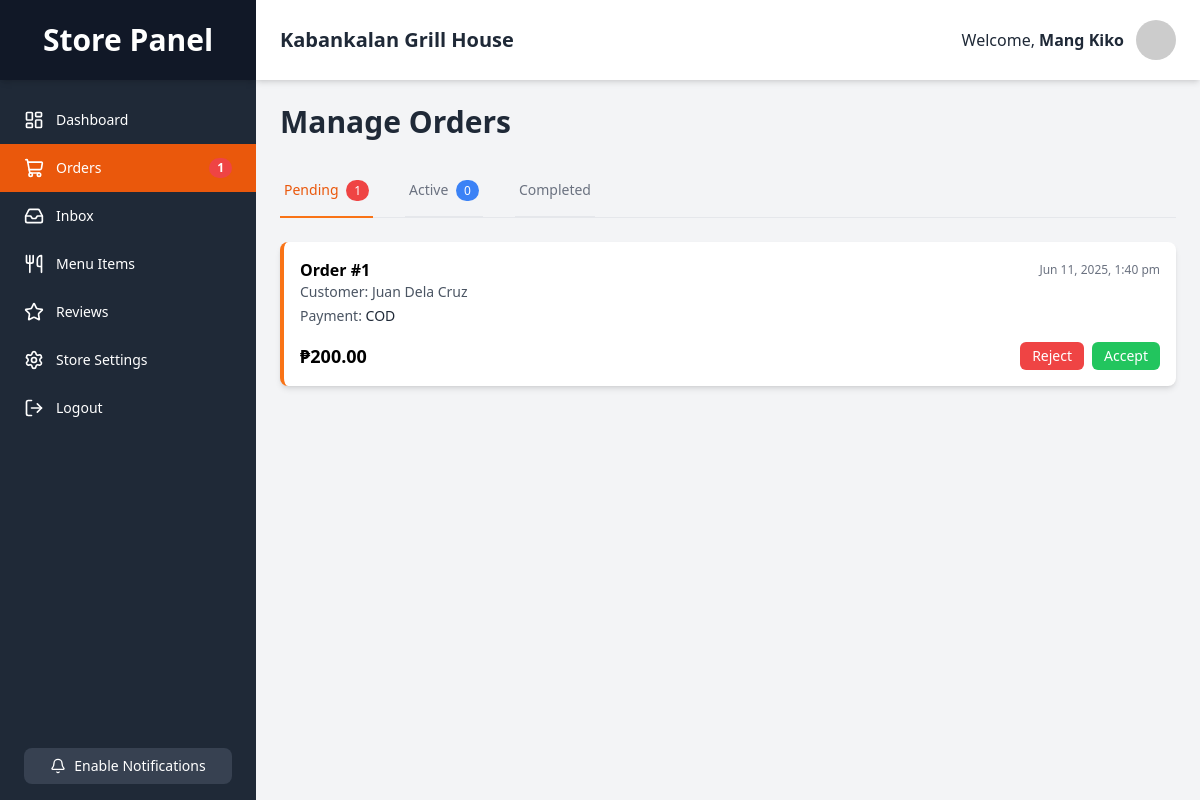
The app's page /store/orders.php (signed in) with its own data.
### tables this page shows
CREATE TABLE `orders` (
  `id` INT NOT NULL AUTO_INCREMENT,
  `group_order_id` VARCHAR(255) NULL DEFAULT NULL,
  `customer_id` INT NOT NULL,
  `restaurant_id` INT NOT NULL,
  `rider_id` INT DEFAULT NULL,  
  `delivery_address` VARCHAR(255) NOT NULL,
  `total_amount` DECIMAL(10, 2) NOT NULL,
  `status` ENUM('pending', 'preparing', 'out_for_delivery', 'delivered', 'cancelled') NOT NULL DEFAULT 'pending',
  `status_viewed_by_customer` BOOLEAN NOT NULL DEFAULT TRUE,
  `payment_method` VARCHAR(50) NOT NULL DEFAULT 'cod',
  `delivery_notes` TEXT DEFAULT NULL,
  `order_date` TIMESTAMP NOT NULL DEFAULT CURRENT_TIMESTAMP,
  PRIMARY KEY (`id`),
  FOREIGN KEY (`customer_id`) REFERENCES `users`(`id`) ON DELETE CASCADE,
  FOREIGN KEY (`restaurant_id`) REFERENCES `restaurants`(`id`) ON DELETE CASCADE,
  FOREIGN KEY (`rider_id`) REFERENCES `users`(`id`) ON DELETE SET NULL
);

CREATE TABLE `users` (
  `id` INT NOT NULL AUTO_INCREMENT,
  `full_name` VARCHAR(255) NOT NULL,
  `email` VARCHAR(255) NOT NULL,
  `phone_number` VARCHAR(25) NULL DEFAULT NULL,
  `complete_address` TEXT NULL DEFAULT NULL,
  `password` VARCHAR(255) NOT NULL,
  `role` ENUM('customer', 'rider', 'store') NOT NULL,
  `address` VARCHAR(255) DEFAULT NULL,
  `city` VARCHAR(255) DEFAULT NULL,
  `latitude` DECIMAL(10, 8) DEFAULT NULL,
  `longitude` DECIMAL(11, 8) DEFAULT NULL,
  `show_activities` BOOLEAN NOT NULL DEFAULT FALSE,
  `account_type` VARCHAR(50) NOT NULL DEFAULT 'free',
  `created_at` TIMESTAMP NOT NULL DEFAULT CURRENT_TIMESTAMP,
  PRIMARY KEY (`id`),
  UNIQUE INDEX `email_UNIQUE` (`email`)
);

### store/orders.php (the view, shortened to what this page needs)
<?php
$link = mysqli_connect(DB_HOST, DB_USER, DB_PASS, DB_NAME);
$store_owner_id = $_SESSION['id'];
$restaurant_id = null;
$pending_orders = [];
$sql_resto_info = "SELECT id, name FROM restaurants WHERE user_id = ? LIMIT 1";
if($stmt_resto = mysqli_prepare($link, $sql_resto_info)){
    mysqli_stmt_bind_param($stmt_resto, "i", $store_owner_id);
    mysqli_stmt_execute($stmt_resto);
    mysqli_stmt_bind_result($stmt_resto, $r_id, $r_name);
    if(mysqli_stmt_fetch($stmt_resto)){ $restaurant_id = $r_id; $restaurant_name = $r_name; }
}
if ($restaurant_id) {
    $sql = "SELECT o.id, o.order_date, o.total_amount, o.status, o.payment_method, u.full_name as customer_name FROM orders o JOIN users u ON o.customer_id = u.id WHERE o.restaurant_id = ? AND o.status = 'pending' ORDER BY o.order_date DESC";
    if($stmt = mysqli_prepare($link, $sql)) {
        mysqli_stmt_bind_param($stmt, "i", $restaurant_id);
        mysqli_stmt_execute($stmt);
        $pending_orders = mysqli_fetch_all(mysqli_stmt_get_result($stmt), MYSQLI_ASSOC);
    }
}
?>
<!DOCTYPE html>
<html lang="en">
<head>
    <script src="https://cdn.tailwindcss.com"></script><link rel="stylesheet" href="../style.css">
</head>
<body class="bg-gray-100 font-sans">
    <div class="flex h-screen bg-gray-100">
        <?php require_once 'partials/sidebar.php'; ?>
        <div class="flex flex-col flex-1 overflow-y-auto">
            <?php require_once 'partials/header.php'; ?>
            <div class="p-4 md:p-6">
                <h1 class="text-3xl font-bold text-gray-800 mb-6">Manage Orders</h1>
                <?php require_once 'partials/order_tabs.php'; ?>
                <div class="space-y-4">
                    <?php if (empty($pending_orders)): ?><p class="text-gray-500 text-center py-8">No pending orders.</p><?php else: foreach($pending_orders as $order): ?><div class="order-card bg-white p-4 rounded-lg shadow-md border-l-4 border-orange-500" data-order-id="<?php echo $order['id']; ?>"><div class="flex justify-between items-center"><p class="font-bold">Order #<?php echo $order['id']; ?></p><span class="text-xs text-gray-500"><?php echo date("M d, Y, g:i a", strtotime($order['order_date'])); ?></span></div><p class="text-sm text-gray-600">Customer: <?php echo htmlspecialchars($order['customer_name']); ?></p><p class="text-sm text-gray-600 mt-1">Payment: <span class="font-medium text-gray-800"><?php echo strtoupper($order['payment_method']); ?></span></p><div class="mt-4 flex justify-between items-center"><p class="text-lg font-bold">₱<?php echo number_format($order['total_amount'], 2); ?></p><div class="space-x-2"><button class="reject-btn px-3 py-1 bg-red-500 text-white text-sm rounded-md hover:bg-red-600">Reject</button><button class="accept-btn px-3 py-1 bg-green-500 text-white text-sm rounded-md hover:bg-green-600">Accept</button></div></div></div><?php endforeach; endif; ?>
                </div>
            </div>
        </div>
    </div>
</body>
</html>

### style.css (style rules this page uses)
body { font-family: 'Inter', sans-serif; }

### records on screen
orders: id "1", order_date "Jun 11, 2025, 1:40 pm", customer.full_name "Juan Dela Cruz", payment_method "COD", total_amount "200.00"

### other values on screen
$new_order_count "1"
$store_name "Kabankalan Grill House"
$_SESSION["name"] "Mang Kiko"
$counts['pending'] "1"
$counts['active'] "0"
